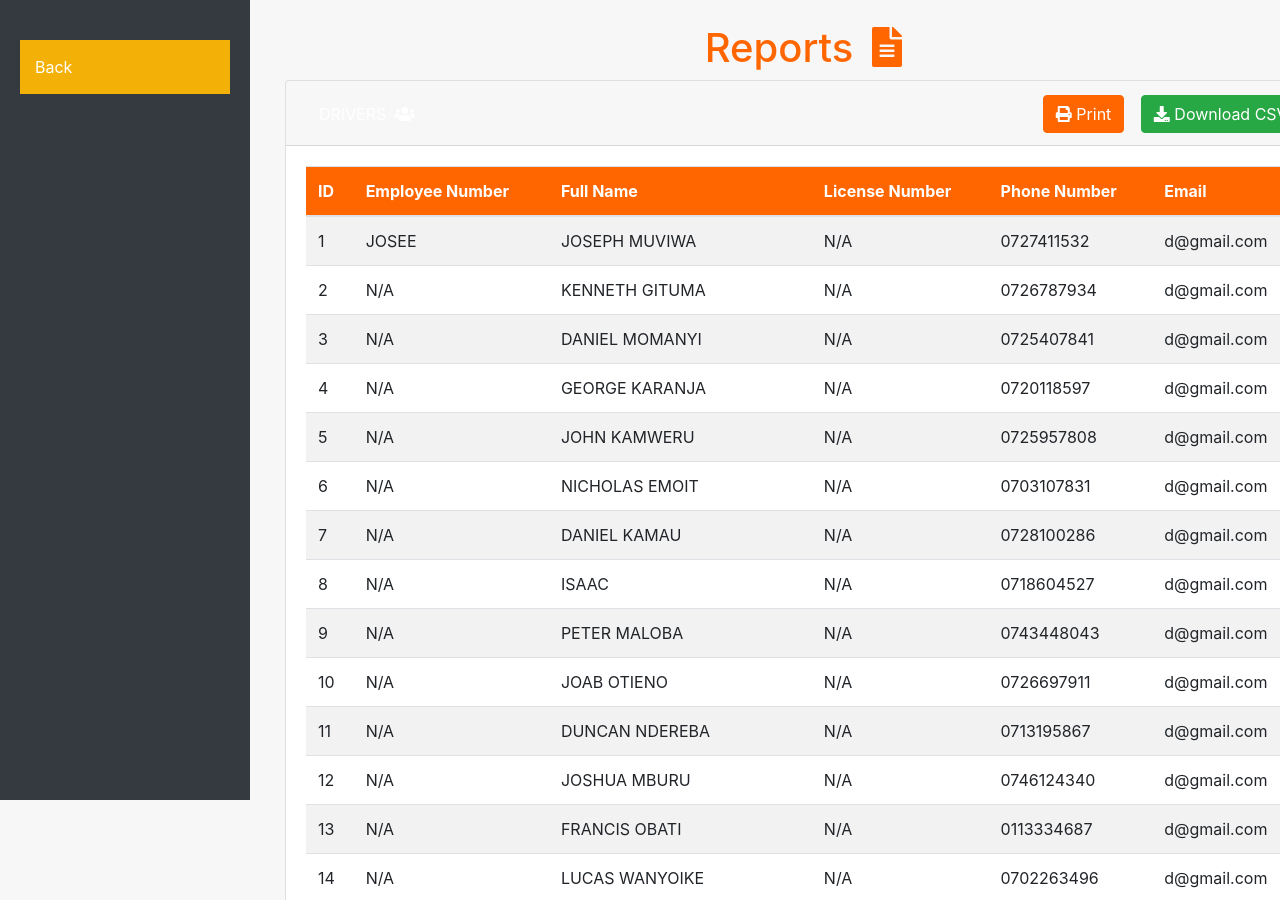
/reports/ (upper part), run on an earlier commit of the app's database.
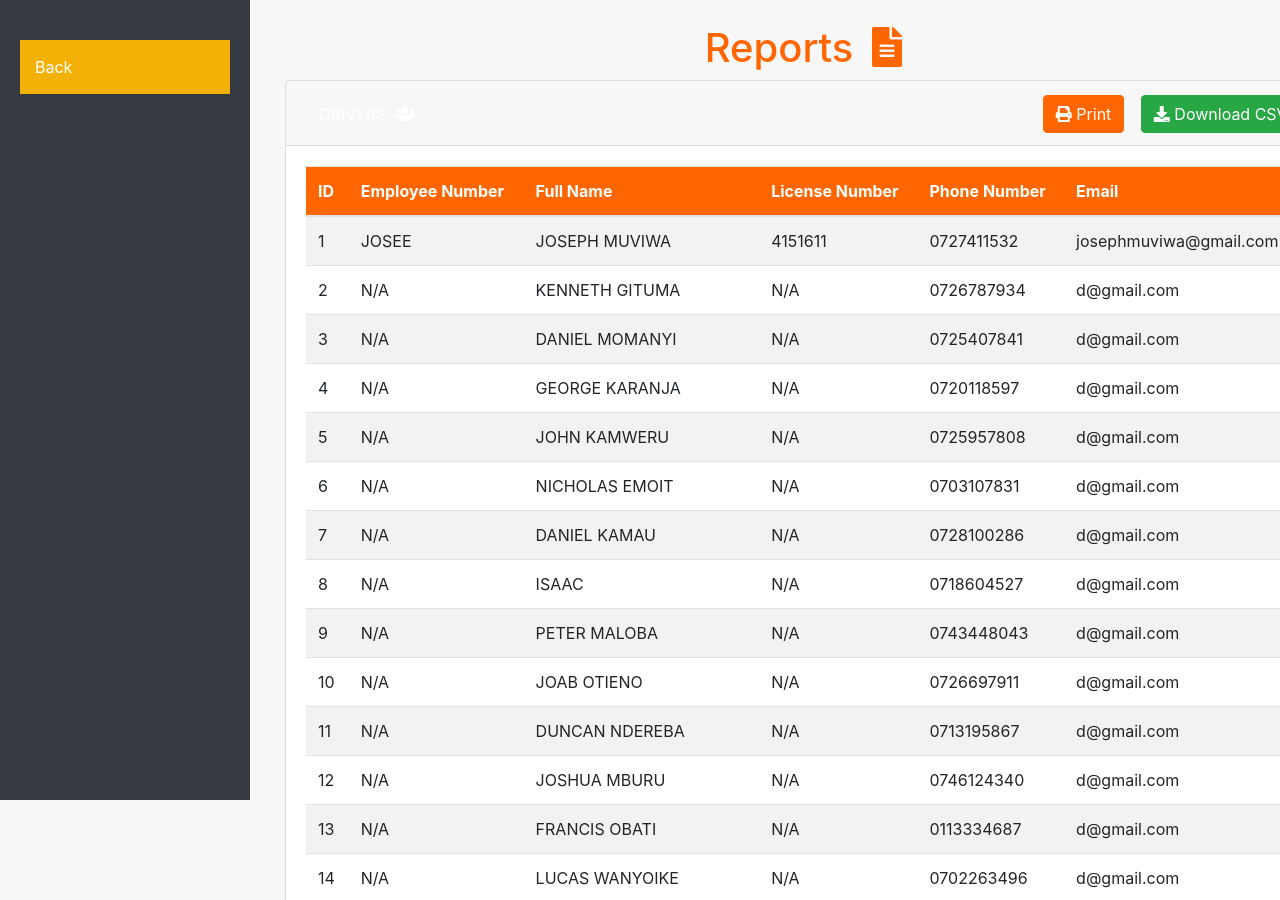
And on a later commit of the database.
### DLMS/models.py (models this page shows, shortened)
class Driver(models.Model):
    full_name = models.CharField(max_length=100)
    employee_number = models.CharField(max_length=100)
    license_number = models.CharField(max_length=50)
    phone_number = models.CharField(max_length=15)
    email = models.EmailField()

### DLMS/views.py (the view)
# urls.py: path('reports/', reports, name='reports'),
def reports(request):
    drivers = Driver.objects.all()
    co_drivers = CoDriver.objects.all()
    vehicles = Vehicle.objects.all()
    return render(request, 'reports.html', {
        'drivers': drivers,
        'co_drivers': co_drivers,
        'vehicles': vehicles
    })

### DLMS/templates/reports.html (shortened to what this page needs)
<!DOCTYPE html>
<html lang="en">
<head>
  <link rel="stylesheet" href="https://stackpath.bootstrapcdn.com/bootstrap/4.5.2/css/bootstrap.min.css">
  <link rel="stylesheet" href="https://cdnjs.cloudflare.com/ajax/libs/font-awesome/5.15.3/css/all.min.css">
  {% load static %}
  <link rel="stylesheet" href="{% static 'reports.css' %}">
</head>
<body>
  <div class="sidebar">
    <a href="#" class="back-button" onclick="goToDashboard()">Back</a>
  </div>
  <div class="container mt-4 col-md-10">
    <h1 class="text-center">
        Reports
        <i class="fas fa-file-alt ml-2"></i>
    </h1>
    <div class="card">
      <div class="card-header" id="driversHeading">
        <h2 class="mb-0">
          <button class="btn btn-link text-white" type="button" data-toggle="collapse" data-target="#driversCollapse" aria-expanded="true" aria-controls="driversCollapse">
            <i class="fas fa-users ml-1"></i>
          </button>
          <div class="float-right no-print">
            <button class="btn btn-primary mr-2 btn-print" onclick="printSection('driversCollapse')">
              <i class="fas fa-print"></i> Print
            </button>
            <button class="btn btn-success btn-download" onclick="downloadCSV('drivers')">
              <i class="fas fa-download"></i> Download CSV
            </button>
          </div>
        </h2>
      </div>
      <div id="driversCollapse" class="collapse show" aria-labelledby="driversHeading">
        <div class="card-body">
          <table class="table table-striped">
            <thead>
              <tr>
                <th>ID</th>
                <th>Employee Number</th>
                <th>Full Name</th>
                <th>License Number</th>
                <th>Phone Number</th>
                <th>Email</th>
              </tr>
            </thead>
            <tbody>
              {% for driver in drivers %}
              <tr>
                <td>{{ forloop.counter }}</td>
                <td>{{ driver.employee_number }}</td>
                <td>{{ driver.full_name }}</td>
                <td>{{ driver.license_number }}</td>
                <td>{{ driver.phone_number }}</td>
                <td>{{ driver.email }}</td>
              </tr>
              {% endfor %}
            </tbody>
          </table>
        </div>
      </div>
    </div>
  </div>
   </body>
</html>

What changed in the data, as far as the page shows it:
changed Driver "JOSEE": license_number "N/A" → "4151611"; email "d@gmail.com" → "josephmuviwa@gmail.com"
